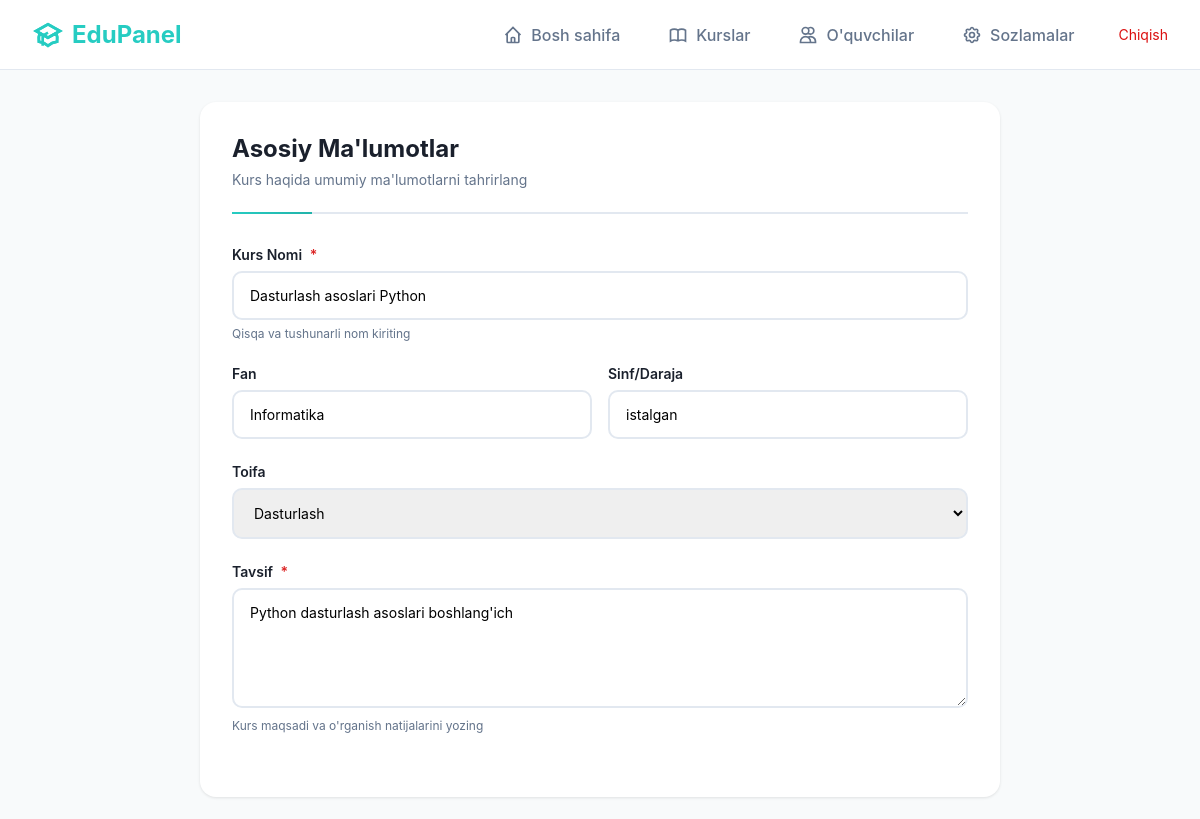
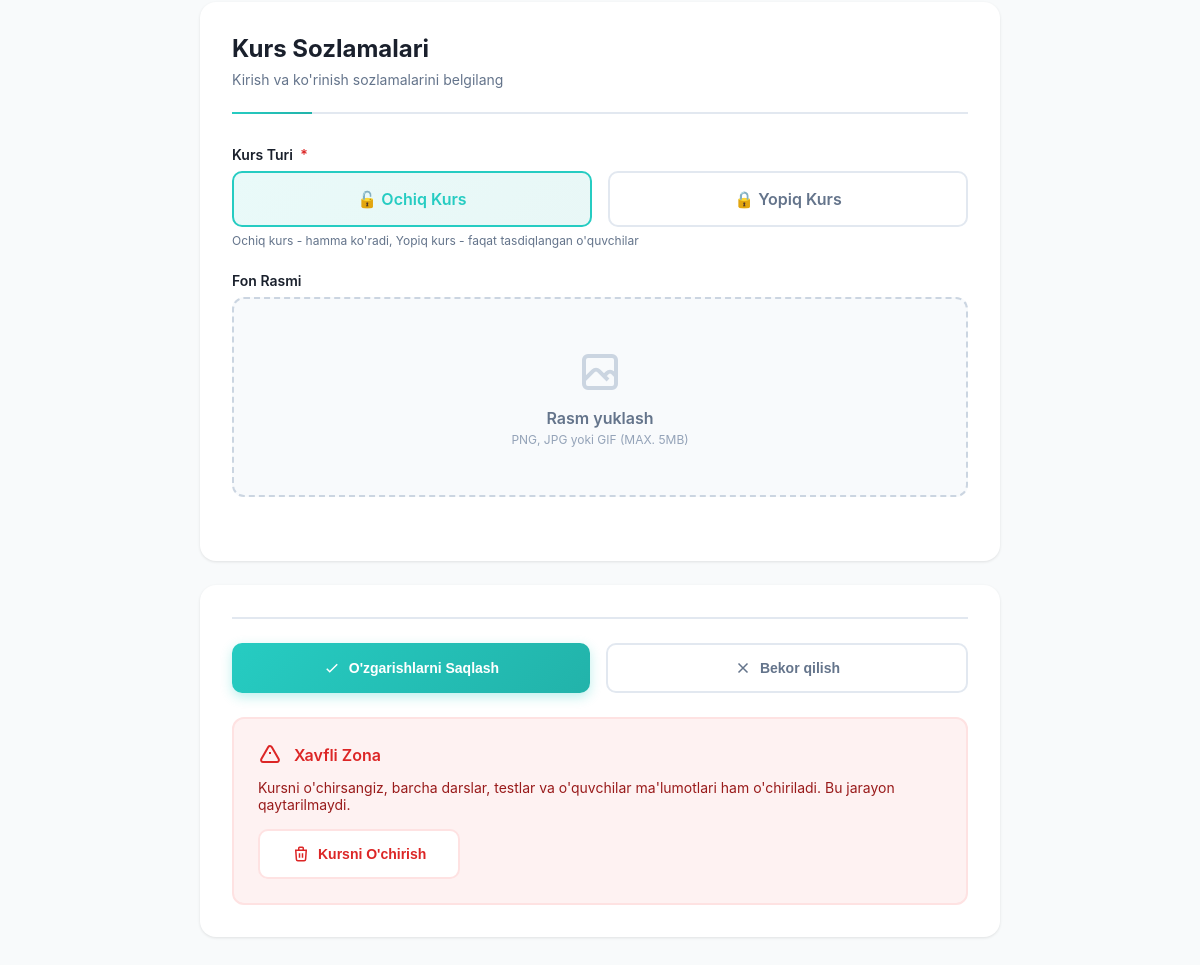
/teacher/courses/1/edit/ (signed in), run on the app's committed database (2 pictures, top to bottom).
### front/models.py (models this page shows, shortened)
class Course(models.Model):
    TYPE_OPEN = 'open'
    TYPE_CLOSED = 'closed'
    TYPE_CHOICES = [(TYPE_OPEN, 'Open'), (TYPE_CLOSED, 'Closed')]
    background_image = models.ImageField(upload_to='course_backgrounds/', blank=True, null=True)
    title = models.CharField(max_length=255)
    subject = models.CharField(max_length=255, null=True, blank=True)
    grade = models.CharField(max_length=50, null=True, blank=True)
    description = models.TextField(blank=True)
    type = models.CharField(max_length=10, choices=TYPE_CHOICES, default=TYPE_OPEN)
    category = models.ForeignKey(CourseCategory, on_delete=models.SET_NULL, null=True, blank=True, related_name='courses')
    teacher = models.ForeignKey(CustomUser, on_delete=models.CASCADE, related_name='courses')
    created_at = models.DateTimeField(auto_now_add=True)
    updated_at = models.DateTimeField(auto_now=True)
    class Meta:
        ordering = ['-created_at']
        indexes = [models.Index(fields=['teacher']), models.Index(fields=['type'])]
        verbose_name = "Kurs"
        verbose_name_plural = "Kurslar"

class CourseCategory(models.Model):
    name = models.CharField(max_length=255, unique=True)
    description = models.TextField(blank=True, null=True)
    class Meta:
        verbose_name = "Kurs toifasi"
        verbose_name_plural = "Kurs toifalari"

### teacher/views.py (the view, shortened to what this page needs)
# urls.py: path('courses/<int:course_id>/edit/', views.edit_course, name='edit_course'),
@teacher_required
def edit_course(request, course_id):
    course = get_object_or_404(Course, id=course_id, teacher=request.user)
    categories = CourseCategory.objects.all()
    return render(request, 'teacher/edit_course.html', {'course': course, 'categories': categories})

### teacher/views.py (called while the page is built)
def teacher_required(view_func):
    @wraps(view_func)
    def wrapper(request, *args, **kwargs):
        if not request.user.is_authenticated:
            return redirect('teacher:login')
        if request.user.user_type != UserType.TEACHER:
            messages.error(request, 'Faqat o\'qituvchilar kirishi mumkin!')
            logout(request)
            return redirect('teacher:login')
        return view_func(request, *args, **kwargs)
    return wrapper

### templates/teacher/edit_course.html (shortened to what this page needs)
{% extends 'teacher/base.html' %}
{% block content %}
<div class="form-container">
    <form method="POST" enctype="multipart/form-data" id="courseForm">
        <div class="form-card">
            <div class="form-header">
                <h2 class="form-title">Asosiy Ma'lumotlar</h2>
                <p class="form-subtitle">Kurs haqida umumiy ma'lumotlarni tahrirlang</p>
            </div>
            <div class="form-section">
                <div class="form-group">
                    <label class="form-label">
                        Kurs Nomi
                        <span class="required">*</span>
                    </label>
                    <input
                        type="text"
                        name="title"
                        class="form-input"
                        value="{{ course.title }}"
                        placeholder="Masalan: Python Dasturlash Asoslari"
                        required
                    >
                    <p class="form-help">Qisqa va tushunarli nom kiriting</p>
                </div>
                <div class="form-grid">
                    <div class="form-group">
                        <label class="form-label">Fan</label>
                        <input
                            type="text"
                            name="subject"
                            class="form-input"
                            value="{{ course.subject|default:'' }}"
                            placeholder="Masalan: Informatika"
                        >
                    </div>
                    <div class="form-group">
                        <label class="form-label">Sinf/Daraja</label>
                        <input
                            type="text"
                            name="grade"
                            class="form-input"
                            value="{{ course.grade|default:'' }}"
                            placeholder="Masalan: 9-sinf"
                        >
                    </div>
                </div>
                <div class="form-group">
                    <label class="form-label">Toifa</label>
                    <select name="category" class="form-select">
                        {% for category in categories %}
                        <option value="{{ category.id }}" {% if course.category.id == category.id %}selected{% endif %}>
                            {{ category.name }}
                        </option>
                        {% endfor %}
                    </select>
                </div>
                <div class="form-group">
                    <label class="form-label">
                        Tavsif
                        <span class="required">*</span>
                    </label>
                    <textarea
                        name="description"
                        class="form-textarea"
                        placeholder="Kurs haqida batafsil ma'lumot bering..."
                        required
                    >{{ course.description }}</textarea>
                    <p class="form-help">Kurs maqsadi va o'rganish natijalarini yozing</p>
                </div>
            </div>
        </div>
        <div class="form-card">
            <div class="form-header">
                <h2 class="form-title">Kurs Sozlamalari</h2>
                <p class="form-subtitle">Kirish va ko'rinish sozlamalarini belgilang</p>
            </div>
            <div class="form-section">
                <div class="form-group">
                    <label class="form-label">
                        Kurs Turi
                        <span class="required">*</span>
                    </label>
                    <div class="radio-group">
                        <div class="radio-option">
                            <label for="typeOpen" class="radio-label">
                                🔓 Ochiq Kurs
                            </label>
                        </div>
                        <div class="radio-option">
                            <label for="typeClosed" class="radio-label">
                                🔒 Yopiq Kurs
                            </label>
                        </div>
                    </div>
                    <p class="form-help">Ochiq kurs - hamma ko'radi, Yopiq kurs - faqat tasdiqlangan o'quvchilar</p>
                </div>
                <div class="form-group">
                    <label class="form-label">Fon Rasmi</label>
                    <div class="image-upload">
                        <label for="backgroundImage" class="image-preview" id="imagePreview">
                            <div class="image-placeholder">
                                <svg viewBox="0 0 24 24" fill="none" stroke="currentColor" stroke-width="2">
                                    <path d="M4 16l4.586-4.586a2 2 0 012.828 0L16 16m-2-2l1.586-1.586a2 2 0 012.828 0L20 14m-6-6h.01M6 20h12a2 2 0 002-2V6a2 2 0 00-2-2H6a2 2 0 00-2 2v12a2 2 0 002 2z"/>
                                </svg>
                                <div class="image-placeholder-text">
                                    <div class="image-placeholder-title">
                                        {% if course.background_image %}Yangi rasm yuklash{% else %}Rasm yuklash{% endif %}
                                    </div>
                                    <div class="image-placeholder-subtitle">PNG, JPG yoki GIF (MAX. 5MB)</div>
                                </div>
                            </div>
                        </label>
                    </div>
                </div>
            </div>
        </div>
        <div class="form-card">
            <div class="form-actions">
                <button type="submit" class="btn btn-primary">
                    <svg viewBox="0 0 24 24" fill="none" stroke="currentColor" stroke-width="2">
                        <path d="M5 13l4 4L19 7"/>
                    </svg>
                    O'zgarishlarni Saqlash
                </button>
                <button type="button" class="btn btn-secondary" onclick="window.history.back()">
                    <svg viewBox="0 0 24 24" fill="none" stroke="currentColor" stroke-width="2">
                        <path d="M6 18L18 6M6 6l12 12"/>
                    </svg>
                    Bekor qilish
                </button>
            </div>
            <div class="delete-section">
                <div class="delete-header">
                    <svg viewBox="0 0 24 24" fill="none" stroke="currentColor" stroke-width="2">
                        <path d="M12 9v2m0 4h.01m-6.938 4h13.856c1.54 0 2.502-1.667 1.732-3L13.732 4c-.77-1.333-2.694-1.333-3.464 0L3.34 16c-.77 1.333.192 3 1.732 3z"/>
                    </svg>
                    <h3>Xavfli Zona</h3>
                </div>
                <p class="delete-text">
                    Kursni o'chirsangiz, barcha darslar, testlar va o'quvchilar ma'lumotlari ham o'chiriladi. Bu jarayon qaytarilmaydi.
                </p>
                <button type="button" class="btn btn-danger" onclick="deleteCourse()">
                    <svg viewBox="0 0 24 24" fill="none" stroke="currentColor" stroke-width="2">
                        <path d="M19 7l-.867 12.142A2 2 0 0116.138 21H7.862a2 2 0 01-1.995-1.858L5 7m5 4v6m4-6v6m1-10V4a1 1 0 00-1-1h-4a1 1 0 00-1 1v3M4 7h16"/>
                    </svg>
                    Kursni O'chirish
                </button>
            </div>
        </div>
    </form>
</div>
{% endblock %}

### templates/teacher/base.html (style rules this page uses)
* { margin: 0; padding: 0; box-sizing: border-box; }
body { font-family: -apple-system, BlinkMacSystemFont, 'Segoe UI', Roboto, 'Helvetica Neue', Arial, sans-serif; background: #f8fafb; color: #2d3748; }

### templates/teacher/edit_course.html (style rules this page uses)
.form-container { max-width: 800px; margin: 0 auto; }
.form-card { background: white; border-radius: 16px; padding: 2rem; box-shadow: 0 1px 3px rgba(0, 0, 0, 0.1); margin-bottom: 1.5rem; }
.form-header { margin-bottom: 2rem; padding-bottom: 1.5rem; border-bottom: 2px solid #e2e8f0; position: relative; }
.form-header::before { content: ''; position: absolute; bottom: -2px; left: 0; width: 80px; height: 2px; background: linear-gradient(90deg, #26CCC2 0%, #22b3aa 100%); }
.form-title { font-size: 1.5rem; font-weight: 700; color: #1a202c; margin-bottom: 0.5rem; }
.form-subtitle { color: #64748b; font-size: 0.875rem; }
.form-section { margin-bottom: 2rem; }
.form-group { margin-bottom: 1.5rem; }
.form-label { display: block; font-size: 0.875rem; font-weight: 600; color: #1a202c; margin-bottom: 0.5rem; }
.form-label .required { color: #dc2626; margin-left: 0.25rem; }
.form-input, .form-textarea, .form-select { width: 100%; padding: 0.875rem 1rem; border: 2px solid #e2e8f0; border-radius: 10px; font-size: 0.875rem; transition: all 0.2s; font-family: inherit; }
.form-textarea { resize: vertical; min-height: 120px; }
.form-help { font-size: 0.75rem; color: #64748b; margin-top: 0.375rem; }
.form-grid { display: grid; grid-template-columns: repeat(2, 1fr); gap: 1rem; }
.image-upload { position: relative; }
.image-preview { width: 100%; height: 200px; border: 2px dashed #cbd5e1; border-radius: 12px; display: flex; flex-direction: column; align-items: center; justify-content: center; cursor: pointer; transition: all 0.2s; background: #f8fafc; overflow: hidden; }
.image-placeholder { display: flex; flex-direction: column; align-items: center; gap: 0.75rem; padding: 1rem; }
.image-placeholder svg { width: 48px; height: 48px; color: #cbd5e1; }
.image-placeholder-text { text-align: center; }
.image-placeholder-title { font-weight: 600; color: #64748b; margin-bottom: 0.25rem; }
.image-placeholder-subtitle { font-size: 0.75rem; color: #94a3b8; }
.radio-group { display: flex; gap: 1rem; }
.radio-option { flex: 1; position: relative; }
.radio-label { display: block; padding: 1rem; border: 2px solid #e2e8f0; border-radius: 10px; text-align: center; cursor: pointer; transition: all 0.2s; font-weight: 600; color: #64748b; }
.radio-input:checked + .radio-label { border-color: #26CCC2; background: linear-gradient(135deg, rgba(38, 204, 194, 0.1) 0%, rgba(34, 179, 170, 0.1) 100%); color: #26CCC2; }
.form-actions { display: flex; gap: 1rem; padding-top: 1.5rem; border-top: 2px solid #e2e8f0; }
.btn { padding: 0.875rem 2rem; border-radius: 10px; font-size: 0.875rem; font-weight: 600; cursor: pointer; transition: all 0.2s; display: flex; align-items: center; justify-content: center; gap: 0.5rem; flex: 1; }
.btn svg { width: 18px; height: 18px; }
.btn-primary { background: linear-gradient(135deg, #26CCC2 0%, #22b3aa 100%); color: white; border: none; box-shadow: 0 4px 12px rgba(38, 204, 194, 0.3); }
.btn-secondary { background: white; color: #64748b; border: 2px solid #e2e8f0; }
.btn-danger { background: white; color: #dc2626; border: 2px solid #fee2e2; }
.delete-section { background: #fef2f2; border: 2px solid #fee2e2; border-radius: 12px; padding: 1.5rem; margin-top: 1.5rem; }
.delete-header { display: flex; align-items: center; gap: 0.75rem; margin-bottom: 0.75rem; }
.delete-header svg { width: 24px; height: 24px; color: #dc2626; }
.delete-header h3 { font-size: 1rem; font-weight: 600; color: #dc2626; }
.delete-text { font-size: 0.875rem; color: #991b1b; margin-bottom: 1rem; }

### data on the page
Course: title "Dasturlash asoslari Python", subject "Informatika", grade "istalgan", category "Dasturlash", description "Python dasturlash asoslari boshlang'ich"
